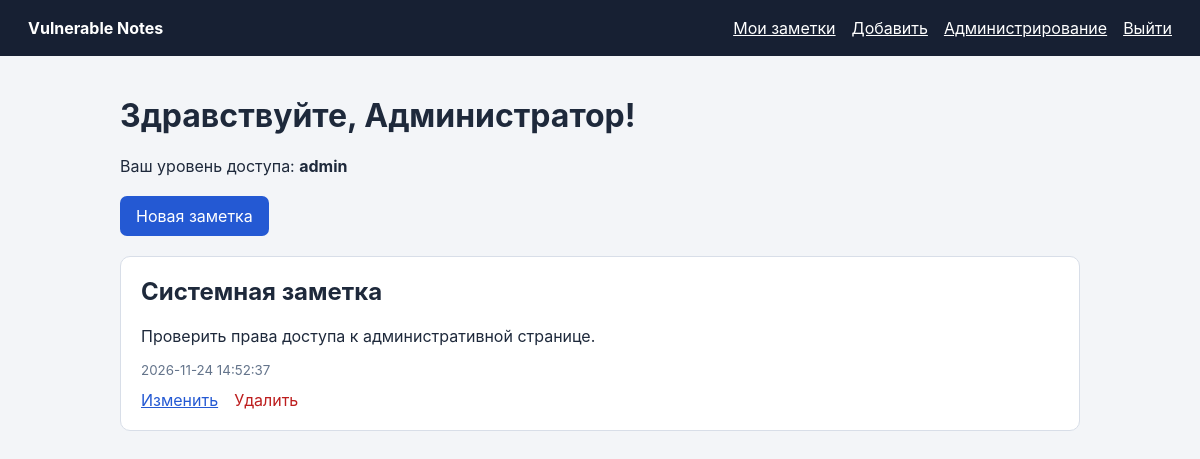
/dashboard.php (signed in), run on the app's committed database.
### tables this page shows
CREATE TABLE notes (
    id INT UNSIGNED AUTO_INCREMENT PRIMARY KEY,
    user_id INT UNSIGNED NOT NULL,
    title VARCHAR(255) NOT NULL,
    content TEXT NOT NULL,
    created_at TIMESTAMP NOT NULL DEFAULT CURRENT_TIMESTAMP,
    updated_at TIMESTAMP NULL DEFAULT NULL ON UPDATE CURRENT_TIMESTAMP,
    INDEX idx_notes_user (user_id),
    CONSTRAINT fk_notes_user
        FOREIGN KEY (user_id) REFERENCES users(id)
        ON DELETE CASCADE
);

### includes/functions.php (called while the page is built, shortened)
<?php
function e($value): string
{
    return htmlspecialchars((string) $value, ENT_QUOTES | ENT_SUBSTITUTE, 'UTF-8');
}

### dashboard.php (the view, shortened to what this page needs)
<?php
require_once 'config.php';
$userId = (int) $_SESSION['user_id'];
$stmt = $pdo->prepare(
    'SELECT id, title, content, created_at FROM notes WHERE user_id = ? ORDER BY created_at DESC'
);
$stmt->execute([$userId]);
$notes = $stmt->fetchAll();
?>
<!doctype html>
<html lang="ru">
<head>
    <link rel="stylesheet" href="assets/style.css">
</head>
<body>
<header class="topbar">
    <strong>Vulnerable Notes</strong>
    <nav>
        <a href="dashboard.php">Мои заметки</a>
        <a href="add_note.php">Добавить</a>
        <?php if (($_SESSION['role'] ?? '') === 'admin'): ?>
            <a href="admin.php">Администрирование</a>
        <?php endif; ?>
        <a href="logout.php">Выйти</a>
    </nav>
</header>
<main class="container">
    <h1>Здравствуйте, <?= e($_SESSION['name'] ?? '') ?>!</h1>
    <p>Ваш уровень доступа: <strong><?= e($_SESSION['role'] ?? '') ?></strong></p>
    <div class="actions">
        <a class="button" href="add_note.php">Новая заметка</a>
    </div>
    <section class="notes">
        <?php foreach ($notes as $note): ?>
            <article class="note">
                <h2><?= e($note['title']) ?></h2>
                <div><?= nl2br(e($note['content'])) ?></div>
                <small><?= e($note['created_at']) ?></small>
                <div class="note-actions">
                    <a href="edit_note.php?id=<?= (int) $note['id'] ?>">Изменить</a>
                    <form method="post" action="delete_note.php" class="inline-form"
                          onsubmit="return confirm('Удалить заметку?');">
                        <button type="submit" class="link-button danger">Удалить</button>
                    </form>
                </div>
            </article>
        <?php endforeach; ?>
    </section>
</main>
</body>
</html>

### assets/style.css (style rules this page uses)
:root { color-scheme: light; font-family: Inter, Arial, sans-serif; background: #f3f5f8; color: #1e293b; }
* { box-sizing: border-box; }
body { margin: 0; }
a { color: #2459d3; }
.container, .card { width: min(100% - 32px, 960px); margin: 40px auto; }
.topbar { display: flex; justify-content: space-between; gap: 20px; padding: 18px 28px; background: #172033; color: white; }
.topbar nav { display: flex; flex-wrap: wrap; gap: 16px; }
.topbar a { color: white; }
form { display: grid; gap: 10px; }
input, textarea, button, .button { font: inherit; }
button, .button { display: inline-block; width: fit-content; padding: 10px 16px; border: 0; border-radius: 7px; background: #2459d3; color: white; text-decoration: none; cursor: pointer; }
.notes { display: grid; gap: 16px; }
.note { padding: 20px; background: white; border: 1px solid #d8dee8; border-radius: 10px; }
.note h2 { margin-top: 0; }
.note small { display: block; margin-top: 16px; color: #64748b; }
.note-actions { display: flex; align-items: center; gap: 16px; margin-top: 12px; }
.danger { color: #bd1e1e; }
.inline-form { display: inline; margin: 0; }
.link-button { padding: 0; background: none; color: #bd1e1e; }
.actions { margin: 20px 0; }

### data on the page
notes: title "Системная заметка", content "Проверить права доступа к административной странице.", created_at "2026-11-24 14:52:37"

### other printed values
$_SESSION['name'] "Администратор"
$_SESSION['role'] "admin"
